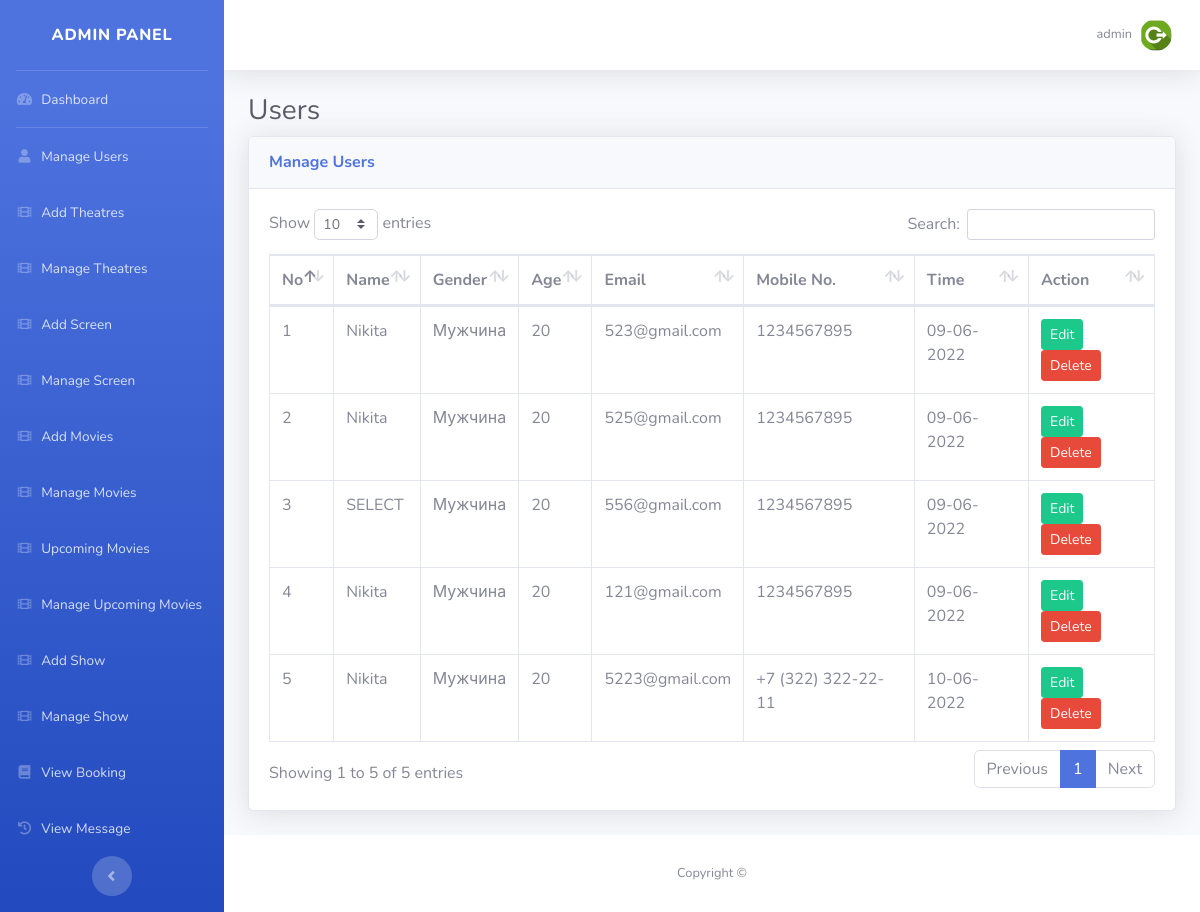
/admin/user_manage.php (signed in), run on the app's committed database.
### tables this page shows
CREATE TABLE `register` (
  `r_id` int NOT NULL,
  `r_nm` varchar(30) NOT NULL,
  `r_age` varchar(2) NOT NULL,
  `r_gender` varchar(10) NOT NULL,
  `r_mno` varchar(20) NOT NULL,
  `r_email` varchar(40) NOT NULL,
  `r_pwd` varchar(255) NOT NULL,
  `r_time` bigint NOT NULL,
  `r_status` int NOT NULL DEFAULT '1'
);

### admin/user_manage.php (the view, shortened to what this page needs)
<?php
	include("include/header.php");
	include("../include/config.php");
?>
<div class="container-fluid">
  <h1 class="h3 mb-2 text-gray-800">Users</h1>
  <div class="card shadow mb-4">
	<div class="card-header py-3">
	  <h6 class="m-0 font-weight-bold text-primary">Manage Users</h6>
	</div>
	<div class="card-body">
		<div class="table-responsive">
                <table class="table table-bordered" id="dataTable" width="100%" cellspacing="0">
<thead>
                    <tr>
                      <th>No</th>
                      <th>Name</th>
                      <th>Gender</th>
                      <th>Age</th>
                      <th>Email</th>
                      <th>Mobile No.</th>
                      <th>Time</th>
                       <th>Action</th>
                    </tr>
                  </thead>
                  <tbody>
          <?php
  $sq=mysqli_query($con,"select * from register");
  $co=1;
while($row=mysqli_fetch_assoc($sq))
              {
                 echo'<tr>';
               echo'<td>'.$co.'</td>';
               echo'<td>'.$row['r_nm'].'</td>';
               echo'<td>'.$row['r_gender'].'</td>';
              echo'<td>'.$row['r_age'].'</td>';
              echo'<td>'.$row['r_email'].'</td>';
              echo'<td>'.$row['r_mno'].'</td>';
              echo'<td>'.date('d-m-Y',$row['r_time']).'</td>';
             echo'<td>';
if($row['r_status']==0)
{
	echo'<a href="user_enable.php?id='.$row['r_id'].'" class="btn btn-info btn-sm">Enable</a>';
}
else
{
echo'<a href="user_edit.php?id='.$row['r_id'].'" class="btn btn-success btn-sm">Edit</a>';
}
             echo'<a href="user_delete.php?id='.$row['r_id'].'" class="btn btn-danger btn-sm">Delete</a></td>';
             $co++;
             }
             ?>
                    </tr>
                  </tbody>
                </table>
              </div>
	</div>
  </div>
</div>
<?php
	include("include/footer.php");
?>

### data on the page
register: r_nm "Nikita", r_gender "Мужчина", r_age "20", r_email "523@gmail.com", r_mno "1234567895", r_time "09-06-2022"
register: r_nm "Nikita", r_gender "Мужчина", r_age "20", r_email "525@gmail.com", r_mno "1234567895", r_time "09-06-2022"
register: r_nm "SELECT", r_gender "Мужчина", r_age "20", r_email "556@gmail.com", r_mno "1234567895", r_time "09-06-2022"
register: r_nm "Nikita", r_gender "Мужчина", r_age "20", r_email "121@gmail.com", r_mno "1234567895", r_time "09-06-2022"
register: r_nm "Nikita", r_gender "Мужчина", r_age "20", r_email "5223@gmail.com", r_mno "+7 (322) 322-22-11", r_time "10-06-2022"

### other printed values
$_SESSION['admin']['nm'] "admin"
